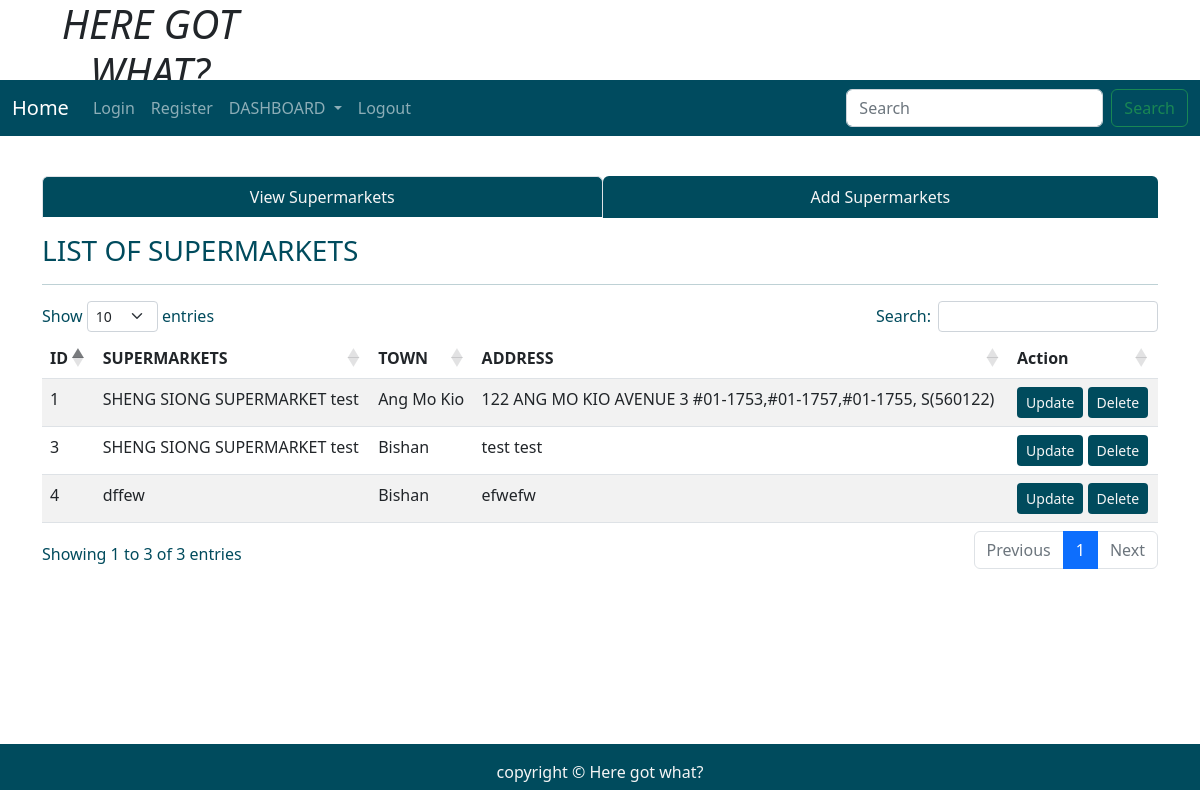
The page /supermarketsinfo on the database its author committed.
### tables this page shows
CREATE TABLE "supermarkets" (
	"id"	INTEGER,
	"town"	TEXT,
	"name"	TEXT,
	"company_name"	TEXT,
	"address"	TEXT,
	FOREIGN KEY("town") REFERENCES "population"("town"),
	PRIMARY KEY("id" AUTOINCREMENT)
);

### application.py (the view)
@application.route('/supermarketsinfo', methods = ["POST", "GET"])
def supermarketsinfo():
    user = get_active_user()
    db = get_database()
    super_cur = db.execute('Select * from supermarkets')
    allsuper = super_cur.fetchall()
    return render_template('supermarketDashboard.html', user = user, allsuper = allsuper)

### application.py (called while the page is built)
@application.teardown_appcontext
def close_database(error):
    if hasattr(g, 'ICT2103Web_db'):
        g.ICT2103Web_db.close()

def get_active_user():
    user = None
    if 'user' in session:
        user = session['user']
        db = get_database()
        user_cur = db.execute('select * from users where name =?', [user])
        user = user_cur.fetchone()
    return user

### database.py (called while the page is built)
def connect_to_database():
    sql = sqlite3.connect('C:/ICT2103Web/ICT2103Web.db')
    sql.row_factory = sqlite3.Row
    return sql

def get_database():
    if not hasattr(g, 'ICT2103Web_db'):
        g.ICT2103Web_db = connect_to_database()
    return  g.ICT2103Web_db

### templates/supermarketDashboard.html (shortened to what this page needs)
<!DOCTYPE html>
<html lang="en">
<head>
  <link rel="stylesheet" href="https://cdnjs.cloudflare.com/ajax/libs/font-awesome/4.7.0/css/font-awesome.min.css">
  <link href="https://cdn.jsdelivr.net/npm/bootstrap@5.1.3/dist/css/bootstrap.min.css" rel="stylesheet"
>
  <link rel="stylesheet" href="{{ url_for('static', filename='home.css')}}" type="text/css">
  <link rel="stylesheet" href="https://cdnjs.cloudflare.com/ajax/libs/twitter-bootstrap/5.2.0/css/bootstrap.min.css">
  <link rel="stylesheet" href="https://cdn.datatables.net/1.12.1/css/dataTables.bootstrap5.min.css">
</head>
<body>
  <div class="parent">
    <div class="child child1">
      <h1 class="text-center"><i>HERE GOT WHAT?</i></h1>
    </div>
    <div class="child child3 dropdown">
      <nav class="navbar navbar-expand-lg navbar-dark" style="background-color: #004b5f;">
        <div class="container-fluid">
          <a class="navbar-brand" href="{{url_for('index')}}">Home</a>
          <div class="collapse navbar-collapse" id="navbarSupportedContent">
            <ul class="navbar-nav me-auto mb-2 mb-lg-0">
              <li class="nav-item">
                <a class="nav-link" aria-current="page" href="{{url_for('userLogin')}}">Login</a>
              </li>
              <li class="nav-item">
                <a class="nav-link" href="{{url_for('userRegister')}}">Register</a>
              </li>
              <li class="nav-item dropdown">
                <a class="nav-link dropdown-toggle" href="#" id="navbarDropdown" role="button" data-bs-toggle="dropdown"
                  aria-expanded="false">
                  DASHBOARD
                </a>
              </li>
              <li class="nav-item">
                <a class="nav-link" href="#">Logout</a>
              </li>
            </ul>
            <form class="d-flex">
              <input class="form-control me-2" type="search" placeholder="Search" aria-label="Search">
              <button class="btn btn-outline-success" type="submit">Search</button>
            </form>
          </div>
        </div>
      </nav>
    </div>
    <div class="child child5" style="color:rgb(0, 75, 93);">
    </div>
    <div class="child child6  container" style="color:rgb(0, 75, 93);">
      <ul class="nav nav-tabs nav-fill mb-3 dropdown">
        <li class="nav-item">
          <a class="nav-link active" aria-current="page" href="{{ url_for('supermarketsinfo')}}"
            style=" background-color:rgb(0, 75, 93); color:whitesmoke;">View Supermarkets</a>
        </li>
        <li class="nav-item">
          <a class="nav-link" href="{{ url_for('addnewsupermarket')}}"
            style=" background-color:rgb(0, 75, 93); color:whitesmoke;">Add Supermarkets</a>
        </li>
      </ul>
      <div class="table-responsive-lg caption-top">
        <caption>
          <h3>LIST OF SUPERMARKETS</h3>
        </caption>
        <hr>
        <table class="table table-striped " id="example">
          <thead>
            <tr>
              <th scope="col">ID</th>
              <th scope="col">SUPERMARKETS</th>
              <th scope="col">TOWN</th>
              <th scope="col">ADDRESS</th>
              <th scope="col">Action</th>
            </tr>
          </thead>
          <tbody>
            <tr>
              {% for supermarkets in allsuper %}
              <td scope="row">{{ supermarkets['id'] }}</td>
              <td scope="row">{{ supermarkets['name'] }}</td>
              <td>{{ supermarkets['town'] }}</td>
              <td>{{ supermarkets['address'] }}</td>
              <td><a class="btn btn-sm" style="background-color:rgb(0, 75, 93); color:whitesmoke;"
                  href="{{url_for('fetchonesupermarket', id = supermarkets['id'])}}">Update</a>
                <a class="btn btn-sm" style="background-color:rgb(0, 75, 93); color:whitesmoke;"
                  href="{{url_for('deletesupermarket', id = supermarkets['id'])}}">Delete</a>
              </td>
            </tr>
            {% endfor %}
          </tbody>
        </table>
      </div>
    </div>
    <div class="child child7" style="background-color:rgb(0, 75, 93); color:whitesmoke;">
      <p class="p-3 text-center">copyright &copy Here got what?</p>
    </div>
  </div>
</body>
</html>

### static/home.css (style rules this page uses)
html, body { height: 100%; background-color:whitesmoke; color:rgb(0, 75, 93); }
.parent { height: 100%; display: grid; grid-template-columns: repeat(4, 1fr); grid-template-rows: 10% 5% 7% auto 7%; }
.child { margin-bottom: 10px; }
.child1 { grid-column: 1/2; grid-row: 1/2; }
.child3 { grid-column: 1/-1; grid-row: 2/3; }
.child5 { grid-column: 4/5; grid-row: 3/4; text-align: center; }
.child6 { grid-column: 1/-1; grid-row: 4/5; }
.child7 { grid-column: 1/-1; grid-row: 5/6; }

### rows shown on the page
supermarkets: id "1", name "SHENG SIONG SUPERMARKET test", town "Ang Mo Kio", address "122 ANG MO KIO AVENUE 3 #01-1753,#01-1757,#01-1755, S(560122)"
supermarkets: id "3", name "SHENG SIONG SUPERMARKET test", town "Bishan", address "test test"
supermarkets: id "4", name "dffew", town "Bishan", address "efwefw"
